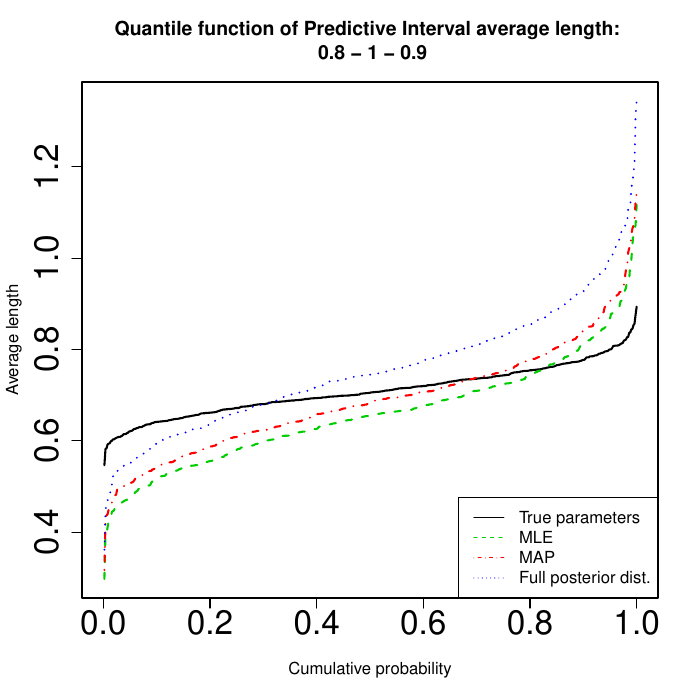

This chart was generated by the following R code:
LONGUEUR_CORRELATION <- scan("../longueur_correlation_vraie.txt")

NOM_VRAI <- "True parameters"
NOM_MLE <- "MLE"
NOM_MAP <- "MAP"
NOM_BAYESIEN <- "Full posterior dist."
NOM_BARYESIEN_APPROX <- NULL
TITRE_GRAPHE <- paste("Quantile function of Predictive Interval average length:", "\n", LONGUEUR_CORRELATION[1], "-", LONGUEUR_CORRELATION[2], "-", LONGUEUR_CORRELATION[3])
LEGENDE_ABSCISSES <- "Cumulative probability"
LEGENDE_ORDONNEES <- "Average length"

Longueurs_moyennes_intervalles_pari <- read.table("matrice_longueurs_moyennes_intervalles_pari.txt", as.is = TRUE)
    
Longueurs_moyennes_intervalles_pari_VRAI <- sort(Longueurs_moyennes_intervalles_pari[,1],decreasing=FALSE)
Longueurs_moyennes_intervalles_pari_MLE <- sort(Longueurs_moyennes_intervalles_pari[,2],decreasing=FALSE)
Longueurs_moyennes_intervalles_pari_MAP <- sort(Longueurs_moyennes_intervalles_pari[,3],decreasing=FALSE)
Longueurs_moyennes_intervalles_pari_BAYES <- sort(Longueurs_moyennes_intervalles_pari[,4],decreasing=FALSE)



##Creation du plot : longueur moyenne de l'interalle de pari (MLE,MAP ou full-bayésien) en fonction de la longeur moyenne de l'intervalle de pari juste.

library(vioplot)
par(cex.axis=2) # is for x-axis
vioplot(Longueurs_moyennes_intervalles_pari_VRAI, Longueurs_moyennes_intervalles_pari_MLE, Longueurs_moyennes_intervalles_pari_MAP,Longueurs_moyennes_intervalles_pari_BAYES,  names=c("True", "MLE", "MAP", "GRPD"),col="gold")

dev.copy(pdf,"Violon_longueurs_moyennes_intervalles_pari.pdf")
dev.off()

 
#plot(x=c(min(Longueurs_moyennes_intervalles_pari_VRAI),max(Longueurs_moyennes_intervalles_pari_VRAI)),y=c(min(Longueurs_moyennes_intervalles_pari),max(Longueurs_moyennes_intervalles_pari)), type="n", main=TITRE_GRAPHE, xlab=LEGENDE_ABSCISSES, ylab=LEGENDE_ORDONNEES)
plot(x=c(0,1),y=c(min(Longueurs_moyennes_intervalles_pari),max(Longueurs_moyennes_intervalles_pari)), type="n", main=TITRE_GRAPHE, xlab=LEGENDE_ABSCISSES, ylab=LEGENDE_ORDONNEES)
abscisses <- 1/nrow(Longueurs_moyennes_intervalles_pari) * 1:nrow(Longueurs_moyennes_intervalles_pari)
lines(abscisses, Longueurs_moyennes_intervalles_pari_VRAI ,col=1, lwd=2, lty=1)
    lines(abscisses, Longueurs_moyennes_intervalles_pari_MLE ,col=3, lwd=2, lty=2)
    lines(abscisses, Longueurs_moyennes_intervalles_pari_MAP ,col=2, lwd=2, lty=4)
    lines(abscisses, Longueurs_moyennes_intervalles_pari_BAYES, col=4, lwd=2, lty=3)
    #lines(abscisses, Frequences_appartient_intervalle_pari_BAYES_APPROX, col=4, lty=3, lwd=1)
legende <- c(NOM_VRAI,NOM_MLE,NOM_MAP,NOM_BAYESIEN)
lwd <- 2*c(1,1,1,1)
lty <- c(1,2,4,3)
col <- c(1,3,2,4)
legend("bottomright", legende, lty=lty, col=col)
dev.copy(pdf,"Quantile_longueurs_moyennes_intervalles_pari.pdf")
dev.off()






